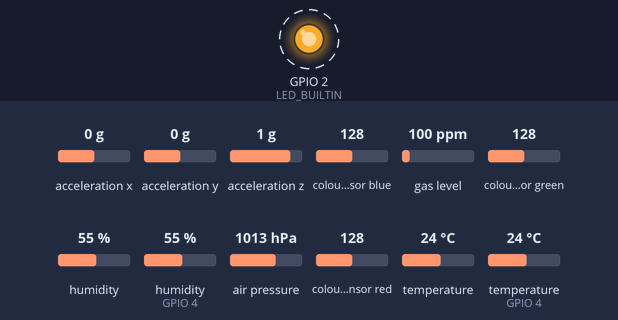
This program was run on a simulated ESP32. On the bench: output pins drawn as LEDs (lit = HIGH). Dashed ring = blinking. Inputs (shaded band) come from the test bench; at power-on: acceleration x 0 g, acceleration y 0 g, acceleration z 1 g, colour sensor blue 128, gas level 100 ppm, colour sensor green 128, humidity 55 %, humidity (sensor on GPIO 4) 55 %, air pressure 1013 hPa, colour sensor red 128, temperature 24 °C, temperature (sensor on GPIO 4) 24 °C. WiFi joins after 1.5 s; servers stay silent unless stated; no MQTT or app messages arrive unless stated; what the program prints to the serial monitor is not drawn.

Above: at 3.7 s.
Timing chart, 0 to 6.5 s (numbered marks = the images above):
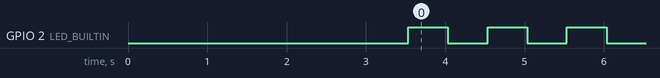

The program:

main.cpp
```cpp
///////////////////////// COMMON HEADER BEGIN
#define CONFIG_WIFI_NAME "WIFI_NAME"
#define CONFIG_WIFI_PSK "WIFI_PASSWORD"
#define CONFIG_MQTT_BROKER_ADDRESS "iot.fh-muenster.de"
#define CONFIG_MQTT_BROKER_USER "MQTT_USER"
#define CONFIG_MQTT_BROKER_PASSWORD "MQTT_PASSWORD"

#define DEBUG_OUTPUT
#define MQTT_OUTPUT

//#define TLS_ENABLED

#define OTA_ENABLED
//#define OTA_PASSWORD "bruttonetto"

//#define HMAC_ENABLED
#define HMAC_KEY "d14a028c2a3a2bc9476102bb288234c415a2b01f828ea62ac5b3e42f"

#define BEACON_INTERVAL 5000

//#define MQTT_MAX_PACKET_SIZE 512 << BE AWARE OF THIS!!

#ifndef DEVICE_TYPE
#define DEVICE_TYPE "GENERIC-ESP"
#endif

#include <PubSubClient.h>
#include <ArduinoJson.h>

#ifdef OTA_ENABLED
#include <ArduinoOTA.h>
#endif // OTA_ENABLED

#ifdef HMAC_ENABLED
#include <base64.h>
#include "mbedtls/md.h"
mbedtls_md_context_t md_context;
mbedtls_md_type_t md_type = MBEDTLS_MD_SHA256;
const char *md_key = HMAC_KEY;
#endif // HMAC_ENABLED

#ifdef ESP32
#include <WiFi.h>
#else // ESP32
#include <ESP8266WiFi.h>
#endif // ESP32

#ifdef TLS_ENABLED
#include <WiFiClientSecure.h>
const char* test_root_ca= \
  "-----BEGIN CERTIFICATE-----\n" \
  "MIIEDDCCAvSgAwIBAgIJAPx+A7Web8LQMA0GCSqGSIb3DQEBCwUAMIGaMQswCQYD\n" \
  "VQQGEwJERTEMMAoGA1UECAwDTlJXMRIwEAYDVQQHDAlTdGVpbmZ1cnQxFDASBgNV\n" \
  "BAoMC0ZILU11ZW5zdGVyMQ4wDAYDVQQLDAVOUExhYjEbMBkGA1UEAwwSaW90LmZo\n" \
  "LW11ZW5zdGVyLmRlMSYwJAYJKoZIhvcNAQkBFhd3ZWlucmFua0BmaC1tdWVuc3Rl\n" \
  "ci5kZTAeFw0yMTAzMjIxNTEyMzRaFw0zMTAzMjAxNTEyMzRaMIGaMQswCQYDVQQG\n" \
  "EwJERTEMMAoGA1UECAwDTlJXMRIwEAYDVQQHDAlTdGVpbmZ1cnQxFDASBgNVBAoM\n" \
  "C0ZILU11ZW5zdGVyMQ4wDAYDVQQLDAVOUExhYjEbMBkGA1UEAwwSaW90LmZoLW11\n" \
  "ZW5zdGVyLmRlMSYwJAYJKoZIhvcNAQkBFhd3ZWlucmFua0BmaC1tdWVuc3Rlci5k\n" \
  "ZTCCASIwDQYJKoZIhvcNAQEBBQADggEPADCCAQoCggEBALil1RJaPdPfYuQ11CIs\n" \
  "1D0wX7DqyySPQW48MuS9x5mcwljEIc+0HRJsk4KJtVH7ZHcHvMPJnwzhwe1OYYoV\n" \
  "dD6jbBsbZ3MfslbBUtoRX/9Wt2TooH4NzToIayr88Q//Z9H+NUJuLsR8Nlaz3NL4\n" \
  "S04HC5pd/1RPWfAveW/TjCKF1++PJnvw6Bv1eXahJu0NEqtGRP8Mwm+lAzHgMafQ\n" \
  "dFTjcen07hW0kT1z3AFuobOpbw1CWzXtvLcDy5rnDZpkwWV8BBp9eI2rrzRS9WOk\n" \
  "DEbBamiNqBtp61aJDwDft9gar0ZM6lt1o+d5RsYNEN5uWq8Q2AEHtrOjxgznze4+\n" \
  "06UCAwEAAaNTMFEwHQYDVR0OBBYEFFArmuxCphlxjSwEygGheFqAjsqsMB8GA1Ud\n" \
  "IwQYMBaAFFArmuxCphlxjSwEygGheFqAjsqsMA8GA1UdEwEB/wQFMAMBAf8wDQYJ\n" \
  "KoZIhvcNAQELBQADggEBADeEbf+BJZ5NVk3/aScfsIjvWDoLxoGzZks0O7VsCyuI\n" \
  "an/eG0USXVYklXkfxPap82gK1KKHSTh4fthlzkpDJueaFv1fxlQXnSGJLW/zOFOt\n" \
  "x8jzQFiAhuepAnjjHoTbYKMufVQYI89uTSD79xaQBfA55xCqBkOcm47n2LSSsfkc\n" \
  "DaWwe/VaBGuVivcYXJ4q5VJodR3Zv4wTNdofjvRTA76oSiIYSy4xw5cZJxY3BNkR\n" \
  "8gA5bd6aFiwi8sxPVViZCTXIBfHpFrQi9IQBMIldqqxy52ds4IjHjmrxwi1+IRD4\n" \
  "lKnBBRVFt5F6OAMMnhIUTuQu8pbi6VbJX7IPE5ODjzc=\n" \
  "-----END CERTIFICATE-----\n";
#endif

#ifndef ESP32
X509List cert(test_root_ca);
#endif

// Buffer size used at various places
#define BUFFER_SIZE 512

String mqtt_client_id;
String mqtt_sensor_topic;
String mqtt_beacon_topic;
char mqtt_last_will_buffer[BUFFER_SIZE];

// WiFi / MQTT
// WiFi / MQTT
#ifdef TLS_ENABLED
#define MQTT_PORT 8883
WiFiClientSecure espClient;
#else
#define MQTT_PORT 1883
WiFiClient espClient;
#endif
PubSubClient mqtt_client(espClient);

static bool common_setup(void);
static bool common_loop(void);
static void beacon_send(void);
static bool mqtt_connect(void);
static bool wifi_connect(void);
static bool json_send(const char *mqtt_topic, JsonObject json_data);
static int json_serialize(JsonObject json_data, char *buffer, size_t buffer_size);
///////////////////////// COMMON HEADER END

#define SENSOR_INTERVAL 1000
#define DISPLAY_INTERVAL 5000

#include <Wire.h>
#include <Adafruit_SHT31.h>
#include <Adafruit_TCS34725.h>
#include <Adafruit_BME680.h>
#include <Adafruit_BMP280.h>
#include <Adafruit_MMA8451.h>
#include <DHT.h>

#define SEALEVELPRESSURE_HPA (1013.25)

#ifdef TFT_OUTPUT
#include <SPI.h>
#include <Adafruit_GFX.h>    // Core graphics library
#include <Adafruit_ST7735.h> // Hardware-specific library for ST7735
// For the breakout board, you can use any 2 or 3 pins.
// These pins will also work for the 1.8" TFT shield.
#define TFT_CS    5
#define TFT_RST   4 // Or set to -1 and connect to Arduino RESET pin
#define TFT_DC    2

Adafruit_ST7735 tft = Adafruit_ST7735(TFT_CS, TFT_DC, TFT_RST);


#define TFT_FAILURE_WIFI 1
#define TFT_FAILURE_MQTT 2
#endif // TFT_OUTPUT

#ifdef EINK_OUTPUT
#include <GxEPD.h>
#include <GxGDEW042T2/GxGDEW042T2.h>      // 4.2" b/w
#include GxEPD_BitmapExamples

// FreeFonts from Adafruit_GFX
#include <Fonts/FreeMonoBold9pt7b.h>
#include <Fonts/FreeMonoBold12pt7b.h>
#include <Fonts/FreeMonoBold18pt7b.h>
#include <Fonts/FreeMonoBold24pt7b.h>


#include <GxIO/GxIO_SPI/GxIO_SPI.h>
#include <GxIO/GxIO.h>
GxIO_Class io(SPI, /*CS=5*/ SS, /*DC=*/ 25, /*RST=*/ 15); // arbitrary selection of 17, 16
GxEPD_Class eink(io, /*RST=*/ 15, /*BUSY=*/ 4); // arbitrary selection of (16), 4

#endif

#if defined(TFT_OUTPUT) || defined(EINK_OUTPUT)
static void display_print_weather(double temperature, double humidity, double altitude);
static void display_print_status(void);
#endif

bool bme_present    = false;
bool bmp_present    = false;
bool sht_present    = false;
bool tcs_present    = false;
bool mma_present    = false;
bool dht_present    = false;

// Sensors
Adafruit_BME680 bme; // I2C
Adafruit_BMP280 bmp; // I2C
Adafruit_SHT31 sht31   = Adafruit_SHT31();
Adafruit_TCS34725 tcs  = Adafruit_TCS34725(TCS34725_INTEGRATIONTIME_50MS, TCS34725_GAIN_4X);
Adafruit_MMA8451 mma   = Adafruit_MMA8451();

#define DHT_PIN 4
#define DHT_TYPE DHT11
DHT dht(DHT_PIN, DHT_TYPE);

static void bme_setup(void);
static void bmp_setup(void);
static void bmp_send(void);
static void tcs_send(void);
static void mma_send();
static void bme_send(void);
static void dht_send(void);
static void sht_send(void);

void setup(void) {
	common_setup();

	// Initialize SHT
	if (sht31.begin(0x44) && sht31.readStatus() != 65535) {   // Set to 0x45 for alternate i2c addr
		sht_present = true;
		Serial.println(F("SHT31 detected"));
	}

	// Initialize BME
	if (bme.begin()) {
		bme_present = true;
		bme_setup();
		Serial.println(F("BME680 detected"));
	}

	// Initialize BME
	if (bmp.begin(BMP280_ADDRESS_ALT, BMP280_CHIPID)) {
		bmp_present = true;
		bmp_setup();
		Serial.println(F("BMP280 detected"));
	}

	// Initialize TCS
	if (tcs.begin()) {
		tcs_present = true;
		Serial.println(F("TCS46725 detected"));
	}

	// Initialize MMA
	if (mma.begin()) {
		mma_present = true;
		mma.setRange(MMA8451_RANGE_4_G);
		Serial.println(F("MMA8451 detected"));
	}

	// Initialize DHTXX
	dht.begin();
	delay(1000);
	if (dht.read()) {
		dht_present = true;
		Serial.println(F("DHTxx detected"));
	}

#ifdef TFT_OUTPUT
	// Use this initializer if using a 1.8" TFT screen:
	tft.initR();      // Init ST7735S chip, black tab
	tft.fillScreen(ST7735_BLACK);
#endif // TFT_OUTPUT

#ifdef EINK_OUTPUT
	eink.init(115200); // enable diagnostic output on Serial
#endif // TFT_OUTPUT

	delay(500);
}

void loop(void) {
	static unsigned long last_value_sent;

	if (!common_loop()) {
		// Something went wrong, skip further execution
		return;
	}

	// Send sensor values every SENSOR_INTERVAL
	if (last_value_sent == 0 || SENSOR_INTERVAL == 0 || (millis() - last_value_sent) >= SENSOR_INTERVAL || last_value_sent > millis()) {
		last_value_sent = millis();

		if (bme_present) {
			bme_send();
		}

		if (bmp_present) {
			bmp_send();
		}

		if (sht_present) {
			sht_send();
		}

		if (tcs_present) {
			tcs_send();
		}

		if (mma_present) {
			mma_send();
		}

		if (dht_present) {
			dht_send();
		}
	}

#if defined(TFT_OUTPUT) || defined(EINK_OUTPUT)
	static unsigned long last_display_change = 0;
	static uint8_t display_page = 0;
	if (last_display_change == 0 || (millis() - last_display_change) > DISPLAY_INTERVAL) {
#ifdef DEBUG_OUTPUT
		Serial.println(F("Changing Display..."));
#endif
		last_display_change = millis();
		display_page = (display_page + 1 ) % 2;
		if (display_page == 0 && bme_present) {
			display_print_weather(bme.temperature, bme.humidity, bme.readAltitude(SEALEVELPRESSURE_HPA));
		} else if (display_page == 0 && sht_present)  {
			display_print_weather(sht31.readTemperature(), sht31.readHumidity(), 0);
		} else {
			display_print_status();
		}
	}
#endif
}

static void sht_send(void) {
	StaticJsonDocument<512> json_doc;
	JsonObject json_data = json_doc.to<JsonObject>();

	json_data["sensor"] = "sht31";
	json_data["temp"]   = sht31.readTemperature();
	json_data["humi"]   = sht31.readHumidity();

	json_send(mqtt_sensor_topic.c_str(), json_data);
}

static void bme_setup(void) {
	// Set up oversampling and filter initialization
	bme.setTemperatureOversampling(BME680_OS_8X);
	bme.setHumidityOversampling(BME680_OS_2X);
	bme.setPressureOversampling(BME680_OS_4X);
	bme.setIIRFilterSize(BME680_FILTER_SIZE_3);
	//bme.setGasHeater(320, 150); // 320*C for 150 ms
	bme.setGasHeater(0, 0); // 320*C for 150 ms
}

static void bme_send(void) {
	if (!bme.performReading()) {
		Serial.println(F("bme_send() - bme.performReading() failed"));
		return;
	}

	StaticJsonDocument<512> json_doc;
	JsonObject json_data = json_doc.to<JsonObject>();

	json_data["sensor"] = "bme680";
	json_data["temp"] = bme.temperature;
	json_data["humi"] = bme.humidity;
	json_data["press"] = bme.pressure;

	json_send(mqtt_sensor_topic.c_str(), json_data);
}

static void bmp_setup(void) {
	bmp.setSampling(Adafruit_BMP280::MODE_NORMAL,     /* Operating Mode. */
					Adafruit_BMP280::SAMPLING_X2,     /* Temp. oversampling */
					Adafruit_BMP280::SAMPLING_X16,    /* Pressure oversampling */
					Adafruit_BMP280::FILTER_X16,      /* Filtering. */
					Adafruit_BMP280::STANDBY_MS_500); /* Standby time. */
}

static void bmp_send(void) {

	StaticJsonDocument<512> json_doc;
	JsonObject json_data = json_doc.to<JsonObject>();

	json_data["sensor"] = "bmp680";
	json_data["temp"] = bmp.readTemperature();
	json_data["press"] = bme.readPressure();

	json_send(mqtt_sensor_topic.c_str(), json_data);
}

static void tcs_send(void) {
	uint16_t r, g, b, c;
	tcs.getRawData(&r, &g, &b, &c);

	StaticJsonDocument<512> json_doc;
	JsonObject json_data = json_doc.to<JsonObject>();

	json_data["sensor"] = "tcs34725";
	json_data["temp"]   = tcs.calculateColorTemperature_dn40(r, g, b, c);
	json_data["lux"]    = tcs.calculateLux(r, g, b);

	json_send(mqtt_sensor_topic.c_str(), json_data);
}

static void dht_send(void) {
	StaticJsonDocument<512> json_doc;
	JsonObject json_data = json_doc.to<JsonObject>();

	json_data["sensor"] = "dht";
	json_data["temp"]   = dht.readTemperature();
	json_data["humi"]   = dht.readHumidity();

	json_send(mqtt_sensor_topic.c_str(), json_data);
}

static void mma_send() {
	mma.read();

	StaticJsonDocument<512> json_doc;
	JsonObject json_data = json_doc.to<JsonObject>();

	json_data["sensor"] = "mma8451";
	json_data["x"]      = mma.x;
	json_data["y"]      = mma.y;
	json_data["z"]      = mma.z;

	json_send(mqtt_sensor_topic.c_str(), json_data);
}

#ifdef TFT_OUTPUT
static void tft_print_weather(double temperature, double humidity, double altitude) {

	int y_offset        = 3;
	int x_offset        = 5;

	tft.setTextWrap(false);
	tft.setTextSize(3);
	//tft.fillScreen(ST7735_BLACK);

	tft.fillRect(0, 0 * tft.height() / 3, tft.width(), tft.height() / 3, ST7735_RED);
	tft.fillRect(0, 1 * tft.height() / 3, tft.width(), tft.height() / 3, ST7735_BLUE);
	tft.fillRect(0, 2 * tft.height() / 3, tft.width(), tft.height() / 3, ST7735_BLACK);

	tft.drawFastHLine(0, 1 * tft.height() / 3, tft.width(), ST7735_WHITE);
	tft.drawFastHLine(0, 2 * tft.height() / 3, tft.width(), ST7735_WHITE);

	tft.setTextColor(ST7735_WHITE);
	tft.setCursor(x_offset, 0 * tft.height() / 3 + 1 * y_offset);
	tft.println(" Temp");
	tft.setCursor(x_offset, tft.getCursorY());
	tft.print(temperature, 1);
	tft.println(" C");

	tft.setCursor(x_offset, 1 * tft.height() / 3 + 2 * y_offset);
	tft.setTextColor(ST7735_WHITE);
	tft.println(" Humi");
	tft.setCursor(x_offset, tft.getCursorY());
	tft.print(humidity, 1);
	tft.println(" %");

	tft.setCursor(x_offset, 2 * tft.height() / 3 + 3 * y_offset);
	tft.setTextColor(ST7735_WHITE);
	tft.println(" Alti");
	tft.setCursor(x_offset, tft.getCursorY());
	tft.print(altitude, 0);
	tft.println(" M");
}

static void tft_print_status(void) {
	tft.fillScreen(ST7735_BLACK);
	tft.setTextSize(1);
	tft.setCursor(0, 0);

	tft.println("# RSSI");
	tft.println(WiFi.RSSI());
	tft.println("");
	tft.println("# MAC");
	tft.println(String(WiFi.macAddress()));
	tft.println("");
	tft.println("# IP");
	tft.println(WiFi.localIP());
	tft.println("");
	tft.println("# SM");
	tft.println(WiFi.subnetMask());
	tft.println("");
	tft.println("# GW");
	tft.println(WiFi.gatewayIP());
	tft.println("");
	tft.println("# MQTT status");
	if (mqtt_client.state() == MQTT_CONNECTED) {
		tft.println("Connected!");
	} else {
		tft.println(mqtt_client.state());
	}
}
#endif

#ifdef EINK_OUTPUT
static void eink_print_weather(double temperature, double humidity, double altitude) {

	int y_offset        = 25;
	int x_offset        = 5;
	eink.setCursor(0, 0);


	eink.fillScreen(GxEPD_WHITE);
	eink.setTextWrap(false);
	eink.setTextSize(6);

	eink.drawFastHLine(0, 1 * eink.height() / 3, eink.width(), GxEPD_BLACK);
	eink.drawFastHLine(0, 2 * eink.height() / 3, eink.width(), GxEPD_BLACK);

	eink.setTextColor(GxEPD_BLACK);
	eink.setCursor(x_offset, 0 * eink.height() / 3 + 1 * y_offset);
	eink.print("Temp ");
	eink.print(temperature, 1);
	eink.println(" C");

	eink.setCursor(x_offset, 1 * eink.height() / 3 + 1 * y_offset);
	eink.setTextColor(GxEPD_BLACK);
	eink.print("Humi ");
	eink.print(humidity, 1);
	eink.println(" %");

	eink.setCursor(x_offset, 2 * eink.height() / 3 + 1 * y_offset);
	eink.setTextColor(GxEPD_BLACK);
	eink.print("Alti ");
	eink.print(altitude, 0);
	eink.println(" M");

	eink.update();
}

static void eink_print_status(void) {
	eink.fillScreen(GxEPD_WHITE);
	eink.setTextColor(GxEPD_BLACK);
	eink.setTextSize(3);
	eink.setCursor(0, 20);

	eink.print("RSSI ");
	eink.println(WiFi.RSSI());
	eink.println("");
	eink.print("MAC ");
	eink.println(String(WiFi.macAddress()));
	eink.println("");
	eink.print("IP ");
	eink.println(WiFi.localIP());
	eink.println("");
	eink.print("SM ");
	eink.println(WiFi.subnetMask());
	eink.println("");
	eink.print("GW ");
	eink.println(WiFi.gatewayIP());
	eink.println("");
	eink.print("MQTT status ");
	if (mqtt_client.state() == MQTT_CONNECTED) {
		eink.println("Connected!");
	} else {
		eink.println(mqtt_client.state());
	}
	eink.update();
}
#endif

#if defined(TFT_OUTPUT) || defined(EINK_OUTPUT)
static void display_print_weather(double temperature, double humidity, double altitude) {
#ifdef TFT_OUTPUT
	tft_print_weather(temperature, humidity, altitude);
#endif
#ifdef EINK_OUTPUT
	eink_print_weather(temperature, humidity, altitude);
#endif
}

static void display_print_status(void) {
#ifdef TFT_OUTPUT
	tft_print_status();
#endif
#ifdef EINK_OUTPUT
	eink_print_status();
#endif
}

#endif


///////////////////////// COMMON FUNCTIONS BEGIN
static bool common_setup(void) {
	Serial.begin(115200);
	delay(2000);
	Serial.println(F("Hello! Let's go..."));

	// We're using the pin for activity indication
	pinMode(LED_BUILTIN, OUTPUT);
	randomSeed(micros());

	// WIFI
	Serial.printf("Connecting to WIFI network: %s\n", CONFIG_WIFI_NAME);
	WiFi.begin(CONFIG_WIFI_NAME, CONFIG_WIFI_PSK);

#ifdef TLS_ENABLED
#ifdef ESP32
	espClient.setCACert(test_root_ca);
#else // ESP32
	espClient.setTrustAnchors(&cert);
	espClient.setInsecure();
#endif
#endif

	// MQTT setup
	mqtt_client.setServer(CONFIG_MQTT_BROKER_ADDRESS, MQTT_PORT);
	mqtt_client_id = String(WiFi.macAddress());
	mqtt_sensor_topic = "sensor/" + mqtt_client_id;
	mqtt_beacon_topic = "beacon/" + mqtt_client_id;

	// MQTT last will
	StaticJsonDocument<128> json_doc;
	JsonObject json_data  = json_doc.to<JsonObject>();
	json_data["id"]       = mqtt_client_id;
	json_data["type"]     = 2;
	serializeJson(json_data, mqtt_last_will_buffer, BUFFER_SIZE);

#ifdef OTA_ENABLED
#ifdef OTA_PASSWORD
	ArduinoOTA.setPassword(OTA_PASSWORD);
#else // OTA_PASSWORD
	ArduinoOTA.setPassword(mqtt_client_id.c_str());
#endif // OTA_PASSWORD
#ifdef ESP32
	ArduinoOTA.setMdnsEnabled(false);
#endif // ESP32
	ArduinoOTA.setPort(54321);
	ArduinoOTA.onStart([]() {
		String type;
		if (ArduinoOTA.getCommand() == U_FLASH) {
			type = "sketch";
		} else {
			// U_SPIFFS
			type = "filesystem";
		}

		// NOTE: if updating SPIFFS this would be the place to unmount SPIFFS using SPIFFS.end()
		Serial.println("Start updating " + type);
	});

	ArduinoOTA.onProgress([](unsigned int progress, unsigned int total) {
		Serial.printf("Progress: %u%%\r", (progress / (total / 100)));
		digitalWrite(LED_BUILTIN, !digitalRead(LED_BUILTIN));
	});

	ArduinoOTA.onEnd([]() {
		Serial.println("\nEnd");
	});

	ArduinoOTA.onError([](ota_error_t error) {
			Serial.printf("Error[%u]: ", error);

			switch (error) {
				case OTA_AUTH_ERROR:
					Serial.println(F("OTA - Auth failed"));
					break;
				case OTA_BEGIN_ERROR:
					Serial.println(F("OTA - Begin failed"));
					break;
				case OTA_CONNECT_ERROR:
					Serial.println(F("OTA - Connect failed"));
					break;
				case OTA_RECEIVE_ERROR:
					Serial.println(F("OTA - Receive failed"));
					break;
				case OTA_END_ERROR:
					Serial.println(F("OTA - End failed"));
					break;
			}
		});

	ArduinoOTA.begin();
#endif // OTA_ENABLED

#ifdef HMAC_ENABLED
	mbedtls_md_init(&md_context);
	mbedtls_md_setup(&md_context, mbedtls_md_info_from_type(md_type), 1);
#endif // HMAC_ENABLED

	Serial.println(F("Initialized"));
	return true;
}

bool common_loop(void) {
	static unsigned long last_beacon_sent;
	static unsigned long last_led_toggle;
#ifdef DEBUG_OUTPUT
	static long hz_counter;
	static unsigned long hz_counter_delta;
#endif // DEBUG_OUTPUT

	// Toggle status LED as activity indicator
	if (last_led_toggle == 0 || (millis() - last_led_toggle) >= 500) {
		last_led_toggle = millis();
		digitalWrite(LED_BUILTIN, !digitalRead(LED_BUILTIN));
	}

	// Maintain WiFi connection
	if (!wifi_connect()) {
		delay(5000);
		return false;
	}

#ifdef OTA_ENABLED
	ArduinoOTA.handle();
#endif // OTA_ENABLED

#ifdef MQTT_OUTPUT
	// Maintain MQTT connection
	if (!mqtt_connect()) {
		delay(5000);
		return false;
	}
	mqtt_client.loop();
#endif // MQTT_OUTPUT

	// Send a beacon every BEACON_INTERVAL
	if (last_beacon_sent == 0 || BEACON_INTERVAL == 0 || (millis() - last_beacon_sent) >= BEACON_INTERVAL || last_beacon_sent > millis()) {
		beacon_send();
		last_beacon_sent = millis();
	}

#ifdef DEBUG_OUTPUT
	if ((millis() - hz_counter_delta) >= 1000) {
		Serial.printf("Loop Freq : %ld Hz\n", hz_counter);
		hz_counter_delta = millis();
		hz_counter = 0;
	}
	hz_counter++;
#endif

	return true;
}

static void beacon_send(void) {
	uint8_t* bssid = WiFi.BSSID();
	char mac[18];
	char desc[64];
	StaticJsonDocument<BUFFER_SIZE> json_doc;
	JsonObject json_data = json_doc.to<JsonObject>();

#ifdef DEV_DESC
	snprintf(desc, sizeof(desc), "%s", DEV_DESC);
#else
	snprintf(desc, sizeof(desc), "%s|%s", WiFi.localIP().toString().c_str(), __DATE__);
#endif

	json_data["id"]       = mqtt_client_id;
	json_data["type"]     = 1;
	json_data["device"]   = DEVICE_TYPE;
	json_data["desc"]     = desc;
	json_data["rssi"]     = WiFi.RSSI();
	json_data["uptime"]   = millis();

	if (bssid) {
		sprintf(mac, "%02X:%02X:%02X:%02X:%02X:%02X", bssid[0], bssid[1], bssid[2], bssid[3], bssid[4], bssid[5]);
		json_data["bssid"]  = String(mac);
	}

	json_send(mqtt_beacon_topic.c_str(), json_data);
}

static bool json_send(const char *mqtt_topic, JsonObject json_data) {
	char buffer[BUFFER_SIZE];
	int bufferlen;

	bufferlen = json_serialize(json_data, buffer, BUFFER_SIZE);

#ifdef DEBUG_OUTPUT
	Serial.print("MSG OUT [");
	Serial.print(mqtt_topic);
	Serial.print("] ");
	Serial.println(buffer);
#endif // DEBUG_OUTPUT

#ifdef MQTT_OUTPUT
	if (!mqtt_client.publish(mqtt_topic, (const uint8_t *) buffer, bufferlen)) {
		Serial.println("publish failed!");
		return false;
	}
#endif // MQTT_OUTPUT

	return true;
}

static int json_serialize(JsonObject json_data, char *buffer, size_t buffer_size) {
	int buffer_filled = 0;

#ifdef HMAC_ENABLED
	byte hmac_hash[32];

	json_data["hmac"] = "";
	buffer_filled = serializeJson(json_data, buffer, buffer_size);

	mbedtls_md_hmac_starts(&md_context, (const unsigned char *) md_key, strlen(md_key));
	mbedtls_md_hmac_update(&md_context, (const unsigned char *) buffer, buffer_filled);
	mbedtls_md_hmac_finish(&md_context, hmac_hash);
	json_data["hmac"] = base64::encode(hmac_hash, 32);

#if 0
	for (int i= 0; i< sizeof(hmac_hash); i++){
			char str[3];
			sprintf(str, "%02X", (int)hmac_hash[i]);
			Serial.print(str);

	}
	Serial.println("");
#endif // DEBUG_OUTPUT
#endif // HMAC_ENABLED

	buffer_filled = serializeJson(json_data, buffer, buffer_size);

	return buffer_filled;
}

static bool mqtt_connect(void) {
	// Loop until we're reconnected
	if (mqtt_client.connected()) {
		return true;
	}

	Serial.print(F("espClient.connected() = "));
	Serial.println(espClient.connected());

	Serial.print(F("Current MQTT state : "));
	Serial.println(mqtt_client.state());

	Serial.print(F("Attempting MQTT connection to "));
	Serial.print(CONFIG_MQTT_BROKER_ADDRESS);
	Serial.print(":");
	Serial.print(MQTT_PORT);
	Serial.print(" ...");

	// Try to connect
	if (mqtt_client.connect(mqtt_client_id.c_str(), CONFIG_MQTT_BROKER_USER, CONFIG_MQTT_BROKER_PASSWORD, mqtt_beacon_topic.c_str(), 0, false, mqtt_last_will_buffer)) {
		Serial.println(F("connected"));
		return true;
	} else {
		Serial.print("failed, rc=");
		Serial.println(mqtt_client.state());
		return false;
	}

	return false;
}

static bool wifi_connect(void) {
	int connection_tries = 0;

	if (WiFi.isConnected()) {
		return true;
	}

	while (!WiFi.isConnected()) {
		delay(1000);
		Serial.print(".");

		if (++connection_tries >= 5) {
			Serial.println(" - failed");
			Serial.println("Connection failed after 5 tries, waiting 61 seconds and calling WiFi.reconnect()");
			delay(61000); // delaying for 61 seconds thanks to &^%$# security policies of our wifi vendor
			WiFi.reconnect();
			return false;
		}
	}

	Serial.println(" connected!");
	Serial.print("MAC: ");
	Serial.println(String(WiFi.macAddress()));
	Serial.print("IP: ");
	Serial.println(WiFi.localIP());
	Serial.print("SM: ");
	Serial.println(WiFi.subnetMask());
	Serial.print("GW: ");
	Serial.println(WiFi.gatewayIP());
	Serial.print("BSSID: ");
	Serial.println(WiFi.BSSIDstr());
	Serial.println("");

	return true;
}

///////////////////////// COMMON FUNCTIONS END
```

Measured:
- by itself, GPIO 2 (LED_BUILTIN): alternates HIGH for 0.50 s and LOW for 0.50 s
